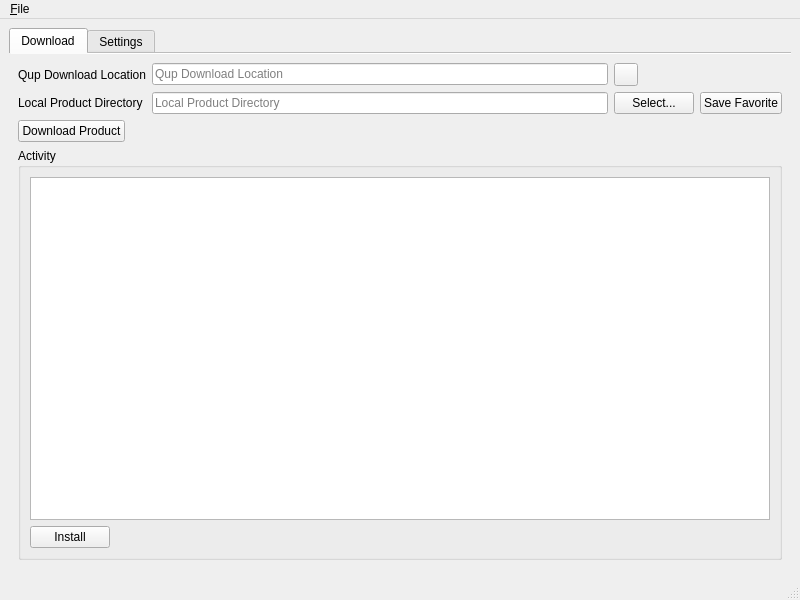
<?xml version="1.0" encoding="UTF-8"?>
<ui version="4.0">
 <class>MainWindow</class>
 <widget class="QMainWindow" name="MainWindow">
  <property name="geometry">
   <rect>
    <x>0</x>
    <y>0</y>
    <width>800</width>
    <height>600</height>
   </rect>
  </property>
  <property name="windowTitle">
   <string>Qup</string>
  </property>
  <widget class="QWidget" name="centralwidget">
   <layout class="QVBoxLayout" name="verticalLayout">
    <item>
     <widget class="QTabWidget" name="tabWidget">
      <property name="currentIndex">
       <number>0</number>
      </property>
      <property name="usesScrollButtons">
       <bool>false</bool>
      </property>
      <property name="documentMode">
       <bool>true</bool>
      </property>
      <widget class="QWidget" name="page">
       <attribute name="title">
        <string>Download</string>
       </attribute>
       <layout class="QVBoxLayout" name="verticalLayout_3">
        <item>
         <layout class="QGridLayout" name="gridLayout">
          <item row="1" column="0">
           <widget class="QLabel" name="label_4">
            <property name="text">
             <string>Local Product Directory</string>
            </property>
           </widget>
          </item>
          <item row="0" column="2">
           <widget class="QToolButton" name="favorites">
            <property name="toolTip">
             <string>Favorites</string>
            </property>
            <property name="text">
             <string/>
            </property>
           </widget>
          </item>
          <item row="1" column="2">
           <widget class="QPushButton" name="select_local">
            <property name="text">
             <string>Select...</string>
            </property>
           </widget>
          </item>
          <item row="1" column="1">
           <widget class="QLineEdit" name="local">
            <property name="placeholderText">
             <string>Local Product Directory</string>
            </property>
           </widget>
          </item>
          <item row="0" column="0">
           <widget class="QLabel" name="label">
            <property name="text">
             <string>Qup Download Location</string>
            </property>
           </widget>
          </item>
          <item row="0" column="1">
           <widget class="QLineEdit" name="lineEdit">
            <property name="placeholderText">
             <string>Qup Download Location</string>
            </property>
           </widget>
          </item>
          <item row="1" column="3">
           <widget class="QPushButton" name="save">
            <property name="text">
             <string>Save Favorite</string>
            </property>
           </widget>
          </item>
         </layout>
        </item>
        <item>
         <layout class="QHBoxLayout" name="horizontalLayout_3">
          <item>
           <widget class="QPushButton" name="download">
            <property name="text">
             <string>Download Product</string>
            </property>
           </widget>
          </item>
          <item>
           <spacer name="horizontalSpacer">
            <property name="orientation">
             <enum>Qt::Horizontal</enum>
            </property>
            <property name="sizeHint" stdset="0">
             <size>
              <width>40</width>
              <height>20</height>
             </size>
            </property>
           </spacer>
          </item>
         </layout>
        </item>
        <item>
         <widget class="QGroupBox" name="groupBox">
          <property name="title">
           <string>Activity</string>
          </property>
          <layout class="QVBoxLayout" name="verticalLayout_2">
           <item>
            <widget class="QTextEdit" name="activity">
             <property name="readOnly">
              <bool>true</bool>
             </property>
            </widget>
           </item>
           <item>
            <layout class="QHBoxLayout" name="horizontalLayout_4">
             <item>
              <widget class="QPushButton" name="install">
               <property name="text">
                <string>Install</string>
               </property>
              </widget>
             </item>
             <item>
              <spacer name="horizontalSpacer_2">
               <property name="orientation">
                <enum>Qt::Horizontal</enum>
               </property>
               <property name="sizeHint" stdset="0">
                <size>
                 <width>40</width>
                 <height>20</height>
                </size>
               </property>
              </spacer>
             </item>
            </layout>
           </item>
          </layout>
         </widget>
        </item>
       </layout>
      </widget>
      <widget class="QWidget" name="page">
       <attribute name="title">
        <string>Settings</string>
       </attribute>
       <layout class="QVBoxLayout" name="verticalLayout_4">
        <item>
         <layout class="QHBoxLayout" name="horizontalLayout_5">
          <item>
           <widget class="QLabel" name="label_5">
            <property name="text">
             <string>Temporary Directory</string>
            </property>
           </widget>
          </item>
          <item>
           <widget class="QLineEdit" name="temporary_directory">
            <property name="placeholderText">
             <string>Local Product Directory</string>
            </property>
           </widget>
          </item>
          <item>
           <widget class="QPushButton" name="select_temporary_directory">
            <property name="text">
             <string>Select...</string>
            </property>
           </widget>
          </item>
         </layout>
        </item>
        <item>
         <spacer name="verticalSpacer">
          <property name="orientation">
           <enum>Qt::Vertical</enum>
          </property>
          <property name="sizeHint" stdset="0">
           <size>
            <width>20</width>
            <height>40</height>
           </size>
          </property>
         </spacer>
        </item>
       </layout>
      </widget>
     </widget>
    </item>
   </layout>
  </widget>
  <widget class="QMenuBar" name="menubar">
   <property name="geometry">
    <rect>
     <x>0</x>
     <y>0</y>
     <width>800</width>
     <height>34</height>
    </rect>
   </property>
   <widget class="QMenu" name="menu_File">
    <property name="title">
     <string>&amp;File</string>
    </property>
    <addaction name="action_Exit"/>
   </widget>
   <addaction name="menu_File"/>
  </widget>
  <widget class="QStatusBar" name="statusbar"/>
  <action name="action_Exit">
   <property name="text">
    <string>&amp;Exit</string>
   </property>
  </action>
 </widget>
 <tabstops>
  <tabstop>tabWidget</tabstop>
  <tabstop>lineEdit</tabstop>
  <tabstop>favorites</tabstop>
  <tabstop>local</tabstop>
  <tabstop>select_local</tabstop>
  <tabstop>download</tabstop>
  <tabstop>activity</tabstop>
  <tabstop>install</tabstop>
 </tabstops>
 <resources/>
 <connections/>
</ui>
